Frame 1 (no input): blank canvas, image omitted
Frame 60 (the mouse pressed at the canvas centre just before this capture): blank canvas, image omitted
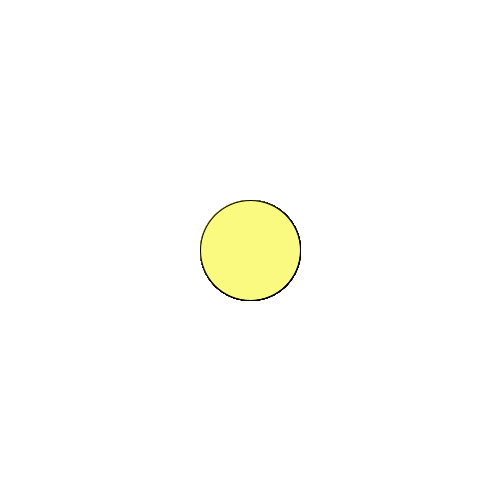
Frame 120 (the mouse held since frame 60 and released just before this capture)

The Processing sketch whose frames 1 and 60 were blank and that drew this single picture after the mouse press (run headless with seeded random() and noise(); from frame 60 on, the mouse is pressed at the canvas centre):

// Processing sketch: SirkelOgMusFarge
// ── SirkelOgMusFarge.pde
void setup() {
  size(500, 500);
  background(255);
}

void draw() {
  fill(mouseX, mouseY, 128);
  if (mousePressed) {
    ellipse(mouseX, mouseY, 100, 100);
  }
}
